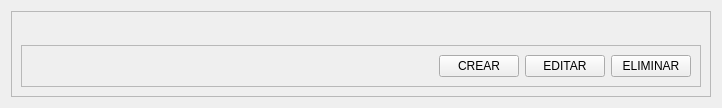
            <widget class="QWidget" name="page">
             <layout class="QVBoxLayout" name="verticalLayout_9">
              <item>
               <widget class="QFrame" name="frame_12">
                <property name="frameShape">
                 <enum>QFrame::StyledPanel</enum>
                </property>
                <property name="frameShadow">
                 <enum>QFrame::Raised</enum>
                </property>
                <layout class="QVBoxLayout" name="verticalLayout_5">
                 <item>
                  <widget class="QStackedWidget" name="stackedWidget_4">
                   <property name="currentIndex">
                    <number>1</number>
                   </property>
                   <widget class="QWidget" name="page_2"/>
                   <widget class="QWidget" name="page_3">
                    <layout class="QHBoxLayout" name="horizontalLayout_10">
                     <item>
                      <widget class="QFrame" name="frame_15">
                       <property name="frameShape">
                        <enum>QFrame::StyledPanel</enum>
                       </property>
                       <property name="frameShadow">
                        <enum>QFrame::Raised</enum>
                       </property>
                       <widget class="QPushButton" name="btn_guardar_in">
                        <property name="geometry">
                         <rect>
                          <x>290</x>
                          <y>30</y>
                          <width>75</width>
                          <height>23</height>
                         </rect>
                        </property>
                        <property name="text">
                         <string>GUARDAR</string>
                        </property>
                       </widget>
                       <widget class="QLineEdit" name="txt_codigo_in">
                        <property name="geometry">
                         <rect>
                          <x>140</x>
                          <y>30</y>
                          <width>113</width>
                          <height>20</height>
                         </rect>
                        </property>
                       </widget>
                       <widget class="QLabel" name="label">
                        <property name="geometry">
                         <rect>
                          <x>10</x>
                          <y>30</y>
                          <width>101</width>
                          <height>16</height>
                         </rect>
                        </property>
                        <property name="text">
                         <string>CODIGO CARRO</string>
                        </property>
                       </widget>
                       <widget class="QLabel" name="label_7">
                        <property name="geometry">
                         <rect>
                          <x>10</x>
                          <y>70</y>
                          <width>101</width>
                          <height>16</height>
                         </rect>
                        </property>
                        <property name="text">
                         <string>CARRO</string>
                        </property>
                       </widget>
                       <widget class="QLabel" name="label_8">
                        <property name="geometry">
                         <rect>
                          <x>10</x>
                          <y>120</y>
                          <width>101</width>
                          <height>16</height>
                         </rect>
                        </property>
                        <property name="text">
                         <string>Cantidad</string>
                        </property>
                       </widget>
                       <widget class="QLabel" name="label_9">
                        <property name="geometry">
                         <rect>
                          <x>10</x>
                          <y>160</y>
                          <width>101</width>
                          <height>16</height>
                         </rect>
                        </property>
                        <property name="text">
                         <string>Precio Costo</string>
                        </property>
                       </widget>
                       <widget class="QLabel" name="label_10">
                        <property name="geometry">
                         <rect>
                          <x>10</x>
                          <y>200</y>
                          <width>101</width>
                          <height>16</height>
                         </rect>
                        </property>
                        <property name="text">
                         <string>Precio Venta</string>
                        </property>
                       </widget>
                       <widget class="QLineEdit" name="txt_carro_in">
                        <property name="geometry">
                         <rect>
                          <x>140</x>
                          <y>70</y>
                          <width>113</width>
                          <height>20</height>
                         </rect>
                        </property>
                       </widget>
                       <widget class="QLineEdit" name="txt_cantidad_in">
                        <property name="geometry">
                         <rect>
                          <x>140</x>
                          <y>120</y>
                          <width>113</width>
                          <height>20</height>
                         </rect>
                        </property>
                       </widget>
                       <widget class="QLineEdit" name="txt_pc_in">
                        <property name="geometry">
                         <rect>
                          <x>140</x>
                          <y>160</y>
                          <width>113</width>
                          <height>20</height>
                         </rect>
                        </property>
                       </widget>
                       <widget class="QLineEdit" name="txt_pv_in">
                        <property name="geometry">
                         <rect>
                          <x>140</x>
                          <y>200</y>
                          <width>113</width>
                          <height>20</height>
                         </rect>
                        </property>
                       </widget>
                       <widget class="QLabel" name="label_11">
                        <property name="geometry">
                         <rect>
                          <x>300</x>
                          <y>70</y>
                          <width>101</width>
                          <height>16</height>
                         </rect>
                        </property>
                        <property name="text">
                         <string>MARCA</string>
                        </property>
                       </widget>
                       <widget class="QLineEdit" name="txt_marca_pro">
                        <property name="geometry">
                         <rect>
                          <x>400</x>
                          <y>70</y>
                          <width>113</width>
                          <height>20</height>
                         </rect>
                        </property>
                       </widget>
                       <widget class="QLabel" name="label_12">
                        <property name="geometry">
                         <rect>
                          <x>300</x>
                          <y>110</y>
                          <width>101</width>
                          <height>16</height>
                         </rect>
                        </property>
                        <property name="text">
                         <string>TOTAL</string>
                        </property>
                       </widget>
                       <widget class="QLineEdit" name="txt_total_pro">
                        <property name="geometry">
                         <rect>
                          <x>400</x>
                          <y>110</y>
                          <width>113</width>
                          <height>20</height>
                         </rect>
                        </property>
                       </widget>
                       <widget class="QPushButton" name="btn_calcular_pro">
                        <property name="geometry">
                         <rect>
                          <x>10</x>
                          <y>240</y>
                          <width>75</width>
                          <height>23</height>
                         </rect>
                        </property>
                        <property name="text">
                         <string>CALCULAR</string>
                        </property>
                       </widget>
                       <widget class="QTableWidget" name="tabla_pre_venta">
                        <property name="geometry">
                         <rect>
                          <x>130</x>
                          <y>230</y>
                          <width>531</width>
                          <height>192</height>
                         </rect>
                        </property>
                        <column>
                         <property name="text">
                          <string>Codigo</string>
                         </property>
                        </column>
                        <column>
                         <property name="text">
                          <string>Carro</string>
                         </property>
                        </column>
                        <column>
                         <property name="text">
                          <string>Cantidad</string>
                         </property>
                        </column>
                        <column>
                         <property name="text">
                          <string>Precio Costo</string>
                         </property>
                        </column>
                        <column>
                         <property name="text">
                          <string>Precio Venta</string>
                         </property>
                        </column>
                       </widget>
                       <widget class="QPushButton" name="btn_finalizar_in">
                        <property name="geometry">
                         <rect>
                          <x>10</x>
                          <y>280</y>
                          <width>75</width>
                          <height>23</height>
                         </rect>
                        </property>
                        <property name="text">
                         <string>COMPRADO</string>
                        </property>
                       </widget>
                       <widget class="QPushButton" name="btn_eliminar_in">
                        <property name="geometry">
                         <rect>
                          <x>10</x>
                          <y>320</y>
                          <width>75</width>
                          <height>23</height>
                         </rect>
                        </property>
                        <property name="text">
                         <string>ELIMINAR</string>
                        </property>
                       </widget>
                       <widget class="QPushButton" name="btn_editar_in">
                        <property name="geometry">
                         <rect>
                          <x>10</x>
                          <y>360</y>
                          <width>75</width>
                          <height>23</height>
                         </rect>
                        </property>
                        <property name="text">
                         <string>Editar</string>
                        </property>
                       </widget>
                      </widget>
                     </item>
                    </layout>
                   </widget>
                  </widget>
                 </item>
                 <item>
                  <widget class="QFrame" name="frame_13">
                   <property name="maximumSize">
                    <size>
                     <width>16777215</width>
                     <height>50</height>
                    </size>
                   </property>
                   <property name="frameShape">
                    <enum>QFrame::StyledPanel</enum>
                   </property>
                   <property name="frameShadow">
                    <enum>QFrame::Raised</enum>
                   </property>
                   <layout class="QHBoxLayout" name="horizontalLayout_9">
                    <item>
                     <spacer name="horizontalSpacer_6">
                      <property name="orientation">
                       <enum>Qt::Horizontal</enum>
                      </property>
                      <property name="sizeHint" stdset="0">
                       <size>
                        <width>402</width>
                        <height>20</height>
                       </size>
                      </property>
                     </spacer>
                    </item>
                    <item>
                     <widget class="QFrame" name="frame_14">
                      <property name="frameShape">
                       <enum>QFrame::StyledPanel</enum>
                      </property>
                      <property name="frameShadow">
                       <enum>QFrame::Raised</enum>
                      </property>
                     </widget>
                    </item>
                    <item>
                     <widget class="QPushButton" name="btn_crear_cliente_2">
                      <property name="text">
                       <string>CREAR</string>
                      </property>
                     </widget>
                    </item>
                    <item>
                     <widget class="QPushButton" name="btn_editar_cliente_3">
                      <property name="text">
                       <string>EDITAR</string>
                      </property>
                     </widget>
                    </item>
                    <item>
                     <widget class="QPushButton" name="btn_eliminar_cliente_3">
                      <property name="text">
                       <string>ELIMINAR</string>
                      </property>
                     </widget>
                    </item>
                   </layout>
                  </widget>
                 </item>
                </layout>
               </widget>
              </item>
             </layout>
            </widget>
